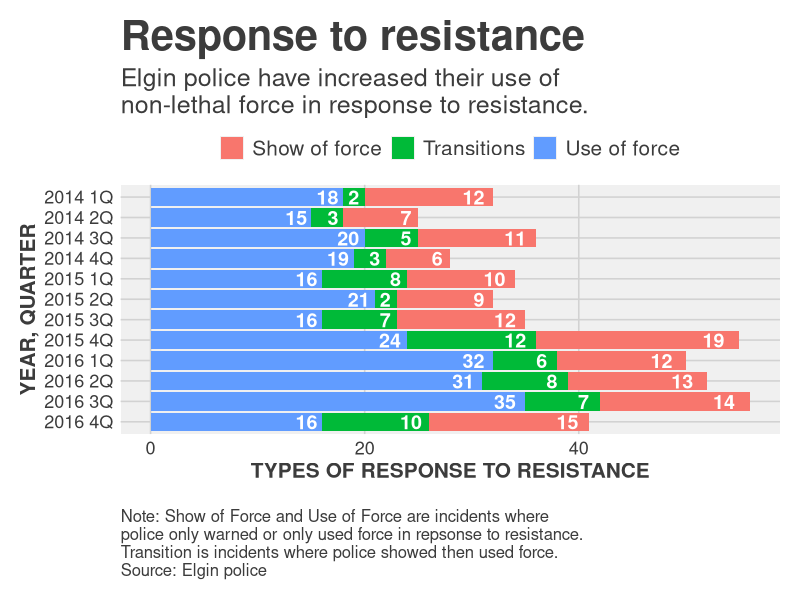

Here is the R script that generated this plot:
# Let's load our new dataframe

library(readr)
df <- read_csv("dfsubset.csv")

names(df)
# load in ggplot and themes
library(ggplot2)
library(ggthemes)


#---------------------
# This function set styles for the chart
# Be sure to run it before you plot


theme_gfx <- function(...) {
  theme_fivethirtyeight() +
    theme(
      plot.background = element_rect(fill = "white"),
      legend.background = element_rect(fill = "white"),
      plot.title = element_text(size = 30),
      plot.subtitle = element_text(size = 18),
      legend.text=element_text(size=15),
      axis.title=element_text(size=15, face="bold"),
      axis.text=element_text(size=13),
      plot.caption=element_text(size=12, hjust=0),
      # This puts the legend across the top
      legend.position="top", 
      legend.direction="horizontal",
      # removes label for legend
      legend.title = element_blank(),
      ...
    )
}

#----Set up plot for print and online --------

#dev.cur()
#pdf(file="ggplotStackedBars.pdf", width = 7, height = 6.75) 
#png(filename = "ggplotStackedBars.png",width = 600, height = 500, units = "px")

#-----Insert plot here -------------

# stacked bars
stacked <- ggplot(df) + 
  aes(x = reorder(Year_Quarter, -sort), 
      y = value, 
      fill = set, 
      label = value) + 
  geom_bar(stat = "identity") + 
  coord_flip() + theme_gfx()

# add all the titles.
stacked <- stacked + labs(
  title="Response to resistance", # your headline
  subtitle="Elgin police have increased their use of\nnon-lethal force in response to resistance.",
  x="YEAR, QUARTER", 
  y="TYPES OF RESPONSE TO RESISTANCE",
  caption="\nNote: Show of Force and Use of Force are incidents where \npolice only warned or only used force in repsonse to resistance. \nTransition is incidents where police showed then used force. \nSource: Elgin police")

# Here's where we go further in formating the bar values
# you'll need to edit x, y and label with appropriate values
stacked <- stacked + geom_text(
  position = "stack", 
  aes(x = Year_Quarter, 
      y = value - (value * 0.025), 
      hjust = 1,
      label = value),
  size=5,
  fontface="bold",
  color="white"
  )

stacked

#----- End plot --------------

#dev.off() 

